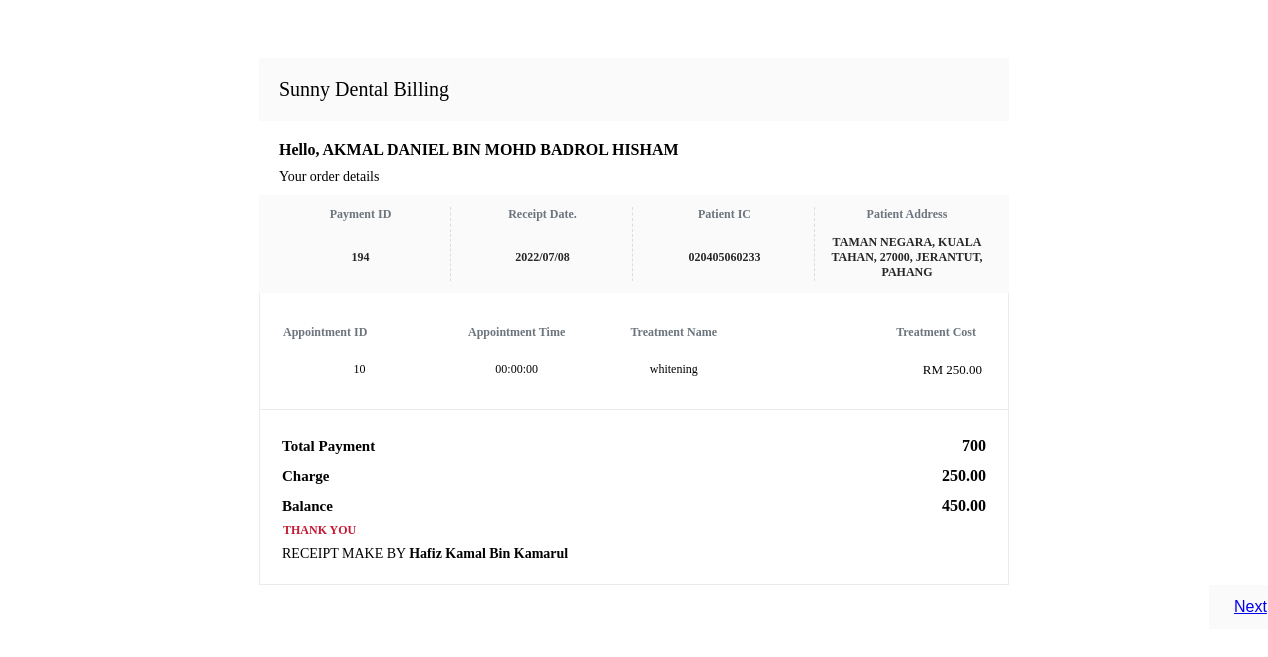
Screenshot of /billing.php?sno2=194 (signed in) with the database file from the repository.
### tables this page shows
CREATE TABLE `patient` (
  `patientIC` varchar(12) NOT NULL,
  `patientName` varchar(200) NOT NULL,
  `patientAge` int(11) NOT NULL,
  `patientGender` varchar(20) NOT NULL,
  `patientPhoneNumber` varchar(11) NOT NULL,
  `patientAddress` varchar(200) NOT NULL
);

CREATE TABLE `payment` (
  `paymentID` int(11) NOT NULL,
  `total_issued` decimal(6,2) NOT NULL,
  `paymentTotal` int(20) NOT NULL,
  `appID` int(11) DEFAULT NULL
);

CREATE TABLE `appointment` (
  `appID` int(11) NOT NULL,
  `appDate` date NOT NULL,
  `appTime` time NOT NULL,
  `patientIC` varchar(12) NOT NULL,
  `empID` int(11) NOT NULL,
  `treatmentID` int(11) DEFAULT NULL,
  `statusapp` varchar(20) NOT NULL
);

CREATE TABLE `treatment` (
  `treatmentID` int(11) NOT NULL,
  `treatmentCost` decimal(6,2) NOT NULL,
  `treatmentName` varchar(200) DEFAULT NULL
);

### billing.php (the view, shortened to what this page needs)
<?php
   if(isset($_SESSION['empUN'])){
   ?>
<DOCTYPE html>
<html>
<head><meta name="viewport" content="width=device-width, initial-scale=1.0">
</head>
<body>
<?php
  include("dbconn.php");
  $sql = "SELECT * FROM patient pat INNER JOIN appointment AS a ON a.patientIC = pat.patientIC INNER JOIN treatment t ON t.treatmentID = a.treatmentID INNER JOIN employee e on e.empID = a.empID  INNER JOIN payment p ON p.appID = a.appID where p.paymentID =".$_GET['sno2'];
$query = mysqli_query($dbconn, $sql) or
	die ("Error: " . mysqli_error($dbconn));
$row = mysqli_num_rows($query);
$sqltotalpay="SELECT paymentTotal - total_issued AS issued_sum FROM payment where paymentID =".$_GET['sno2'];
$querytotalpay = mysqli_query($dbconn, $sqltotalpay) or
	die ("Error: " . mysqli_error($dbconn));
$rowtotalpay = mysqli_num_rows($querytotalpay);
    if($row != 0)
	{
		$r = mysqli_fetch_assoc($query);
    $rowtotalpay = mysqli_fetch_assoc($querytotalpay);}?>
<div class="container">
  <div class="invoice-container" ref="document" id="html">
     <table style="width:100%; height:auto;  text-align:center; " BORDER=0 CELLSPACING=0>
       <thead style="background:#fafafa; padding:8px;">
         <tr style="font-size: 20px;">
           <td colspan="4" style="padding:20px 20px;text-align: left;">Sunny Dental Billing </td>
         </tr>
       </thead>
       <tbody style="background:#ffff;padding:20px;">
         <tr>
           <td colspan="4" style="padding:20px 0px 0px 20px;text-align:left;font-size: 16px; font-weight: bold;color:#000;">Hello, <?php echo $patname=$r['patientName'];?> </td>
         </tr>
         <tr>
           <td colspan="4" style="text-align:left;padding:10px 10px 10px 20px;font-size:14px;">Your order details</td>
         </tr>
       </tbody>
     </table>
     <table style="width:100%; height:auto; background-color:#fff;text-align:center; padding:10px; background:#fafafa">
       <tbody>
         <tr style="color:#6c757d; font-size: 20px;">
           <td style="border-right:1.5px dashed  #DCDCDC; width:25%;font-size:12px;font-weight:700;padding: 0px 0px 10px 0px;">Payment ID</td>
           <td style="border-right: 1.5px dashed  #DCDCDC ;width:25%;font-size:12px;font-weight:700;padding: 0px 0px 10px 0px;">Receipt Date.</td>
           <td style="border-right:1.5px dashed  #DCDCDC ;width:25%;font-size:12px;font-weight:700;padding: 0px 0px 10px 0px;">Patient IC</td>
           <td style="width:25%;font-size:12px;font-weight:700;padding: 0px 0px 10px 0px;">Patient Address</td>
         </tr>
         <tr style="background-color:#fff; font-size:12px; color:#262626;">
           <td style="border-right:1.5px dashed  #DCDCDC ;width:25%; font-weight:bold;background: #fafafa;"><?php echo $paymentID=$r['paymentID']; ?></td>
           <td style="border-right:1.5px dashed  #DCDCDC ;width:25% ; font-weight:bold;background: #fafafa;"><?php echo " ". date("Y/m/d") ."";?></td>
           <td style="border-right:1.5px dashed  #DCDCDC ;width:25%; font-weight:bold;background: #fafafa;"><?php echo $patientID=$r['patientIC'];?></td>
           <td style="width:25%; font-weight:bold;background: #fafafa;"><?php echo $address=$r['patientAddress'];?></td>
         </tr>
       </tbody>
     </table>
     <table style="width:100%; height:auto; background-color:#fff; margin-top:0px;  padding:20px; font-size:12px; border: 1px solid #ebebeb; border-top:0px;">
       <thead>
         <tr style=" color: #6c757d;font-weight: bold; padding: 5px;">
           <td style="text-align: left;">Appointment ID </td>
           <td style="text-align: center;">Appointment Time</td>
           <td style="padding: 10px;text-align:center;">Treatment Name</td>
           <td style="text-align: right;padding: 10px;">Treatment Cost</td>
         </tr>
       </thead>
       <tbody>
         <tr>
           <td style="width:20%;margin-left:10px;text-align: center;"><?php echo $appID=$r['appID'];?></td>
           <td style="width:20%;padding: 10px; text-align:center;"> <?php echo $time=$r['appTime'];?></td>
           <td style="width:20%;padding: 10px;text-align: center;"><?php echo $treatname=$r['treatmentName'];?></td>
           <td style="width:30%; ;font-weight: bold;font-size: 14px;">
             <table style="width:100%;">
               <tr><td style="text-align:end;font-size:13px;">RM <?php echo $price=$r['treatmentCost'];?></td></tr>
             </table>
           </td>
         </tr>
       </tbody>
     </table>
     <table style="width:100%; height:auto; background-color:#fff;padding:20px; font-size:12px; border: 1px solid #ebebeb; border-top:0">
       <tbody>
         <tr style="padding:20px;color:#000;font-size:15px">
           <td style="font-weight: bold;padding:5px 0px">Total Payment</td>
           <td style="text-align:right;padding:5px 0px;font-weight: bold;font-size:16px;"><?php echo $paymentTotal=$r['paymentTotal']; ?></td>
         </tr>
         <tr style="padding:20px;color:#000;font-size:15px">
           <td style="font-weight: bold;padding:5px 0px">Charge</td>
           <td style="text-align:right;padding:5px 0px;font-weight: bold;font-size:16px;"><?php echo $paymentTotal=$r['total_issued']; ?></td>
         </tr>
         <tr style="padding:20px;color:#000;font-size:15px">
           <td style="font-weight: bold;padding:5px 0px">Balance</td>
           <td style="text-align:right;padding:5px 0px;font-weight: bold;font-size:16px;"><?php echo $balance=$rowtotalpay['issued_sum']; ?></td>
         </tr>
         <tr>
           <td colspan="2" style="font-weight:bold;"><span style="color:#c61932;font-weight: bold;">THANK YOU</span></td>
         </tr>
         <tr>
           <td colspan="2" style="font-weight:;text-align:left;padding:5px 0px 0px 00px;font-size:14px;">RECEIPT MAKE<span> BY </span> <b><?php echo $_SESSION['empName'];?> </b></td>
         </tr>
       </tbody>
     </table>
     <a class="squareButton" href="resit.php">Next</a>
</div>
</div>
</body>
</html>
<?php
   }
   else{
     header("location: login.html");
   }
   ?>

### billing.php (style rules this page uses)
.container { width: 750px; margin:auto; padding:50px; }
.squareButton { font-family: "arial"; text-decoration: none; background-color: #fafafa; color: black; text-align: center; padding: 13px 25px; display: inline-block; margin: 0px 0px 0px 950px; }
a:-webkit-any-link { color: -webkit-link; cursor: pointer; text-decoration: underline; }

### rows the page displays
patient: patientName "AKMAL DANIEL BIN MOHD BADROL HISHAM", payment.paymentID "194", appointment.patientIC "020405060233", patientAddress "TAMAN NEGARA, KUALA TAHAN, 27000, JERANTUT, PAHANG", payment.appID "10", appointment.appTime "00:00:00", treatment.treatmentName "whitening", treatment.treatmentCost "250.00", payment.paymentTotal "700", payment.total_issued "250.00"

### other values shown
$balance=$rowtotalpay['issued_sum'] "450.00"
$_SESSION['empName'] "Hafiz Kamal Bin Kamarul"
